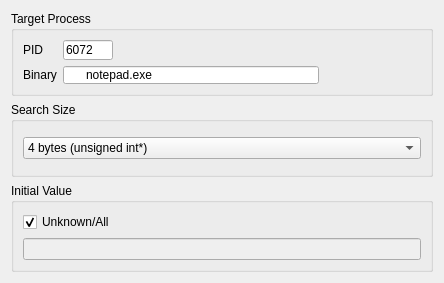
<?xml version="1.0" encoding="UTF-8"?>
<ui version="4.0">
 <class>StartScanPage</class>
 <widget class="QWizardPage" name="StartScanPage">
  <property name="geometry">
   <rect>
    <x>0</x>
    <y>0</y>
    <width>444</width>
    <height>283</height>
   </rect>
  </property>
  <property name="windowTitle">
   <string>WizardPage</string>
  </property>
  <layout class="QHBoxLayout" name="horizontalLayout">
   <item>
    <layout class="QVBoxLayout" name="verticalLayout_4">
     <item>
      <widget class="QGroupBox" name="groupBox_2">
       <property name="title">
        <string>Target Process</string>
       </property>
       <layout class="QFormLayout" name="formLayout">
        <property name="fieldGrowthPolicy">
         <enum>QFormLayout::AllNonFixedFieldsGrow</enum>
        </property>
        <item row="0" column="0">
         <widget class="QLabel" name="label">
          <property name="text">
           <string>PID</string>
          </property>
         </widget>
        </item>
        <item row="0" column="1">
         <widget class="QLineEdit" name="lineEditPID">
          <property name="sizePolicy">
           <sizepolicy hsizetype="Fixed" vsizetype="Fixed">
            <horstretch>0</horstretch>
            <verstretch>0</verstretch>
           </sizepolicy>
          </property>
          <property name="maximumSize">
           <size>
            <width>50</width>
            <height>20</height>
           </size>
          </property>
          <property name="text">
           <string>6072</string>
          </property>
          <property name="readOnly">
           <bool>true</bool>
          </property>
         </widget>
        </item>
        <item row="1" column="0">
         <widget class="QLabel" name="label_2">
          <property name="text">
           <string>Binary</string>
          </property>
         </widget>
        </item>
        <item row="1" column="1">
         <widget class="QLineEdit" name="lineEditProcessName">
          <property name="maximumSize">
           <size>
            <width>256</width>
            <height>16777215</height>
           </size>
          </property>
          <property name="autoFillBackground">
           <bool>false</bool>
          </property>
          <property name="styleSheet">
           <string notr="true">background-image: url(:/new/icons/icons/database_table.png);
background-repeat:no-repeat;
padding-left:20px;
</string>
          </property>
          <property name="text">
           <string>notepad.exe</string>
          </property>
          <property name="readOnly">
           <bool>true</bool>
          </property>
         </widget>
        </item>
       </layout>
      </widget>
     </item>
     <item>
      <widget class="QGroupBox" name="groupBoxByteSize">
       <property name="title">
        <string>Search Size</string>
       </property>
       <layout class="QVBoxLayout" name="verticalLayout_2">
        <item>
         <widget class="QComboBox" name="comboBoxSearchSize">
          <property name="layoutDirection">
           <enum>Qt::LeftToRight</enum>
          </property>
          <property name="currentIndex">
           <number>2</number>
          </property>
          <property name="maxVisibleItems">
           <number>10</number>
          </property>
          <item>
           <property name="text">
            <string>1 byte (unsigned char*)</string>
           </property>
           <property name="icon">
            <iconset resource="icons.qrc">
             <normaloff>:/new/icons/icons/bullet_purple.png</normaloff>:/new/icons/icons/bullet_purple.png</iconset>
           </property>
          </item>
          <item>
           <property name="text">
            <string>2 bytes (unsigned short*)</string>
           </property>
           <property name="icon">
            <iconset resource="icons.qrc">
             <normaloff>:/new/icons/icons/shape_align_center.png</normaloff>:/new/icons/icons/shape_align_center.png</iconset>
           </property>
          </item>
          <item>
           <property name="text">
            <string extracomment="?">4 bytes (unsigned int*)</string>
           </property>
           <property name="icon">
            <iconset resource="icons.qrc">
             <normaloff>:/new/icons/icons/shape_group.png</normaloff>:/new/icons/icons/shape_group.png</iconset>
           </property>
          </item>
         </widget>
        </item>
       </layout>
      </widget>
     </item>
     <item>
      <widget class="QGroupBox" name="groupBox">
       <property name="title">
        <string>Initial Value</string>
       </property>
       <layout class="QVBoxLayout" name="verticalLayout_3">
        <item>
         <layout class="QVBoxLayout" name="verticalLayout">
          <item>
           <widget class="QCheckBox" name="checkBoxUknownAll">
            <property name="text">
             <string>Unknown/All</string>
            </property>
            <property name="checked">
             <bool>true</bool>
            </property>
           </widget>
          </item>
          <item>
           <widget class="QLineEdit" name="lineEditInitialValue">
            <property name="enabled">
             <bool>false</bool>
            </property>
           </widget>
          </item>
         </layout>
        </item>
       </layout>
      </widget>
     </item>
    </layout>
   </item>
  </layout>
  <zorder>groupBox_2</zorder>
 </widget>
 <resources>
  <include location="icons.qrc"/>
 </resources>
 <connections>
  <connection>
   <sender>checkBoxUknownAll</sender>
   <signal>toggled(bool)</signal>
   <receiver>lineEditInitialValue</receiver>
   <slot>setDisabled(bool)</slot>
   <hints>
    <hint type="sourcelabel">
     <x>119</x>
     <y>103</y>
    </hint>
    <hint type="destinationlabel">
     <x>119</x>
     <y>127</y>
    </hint>
   </hints>
  </connection>
 </connections>
</ui>
